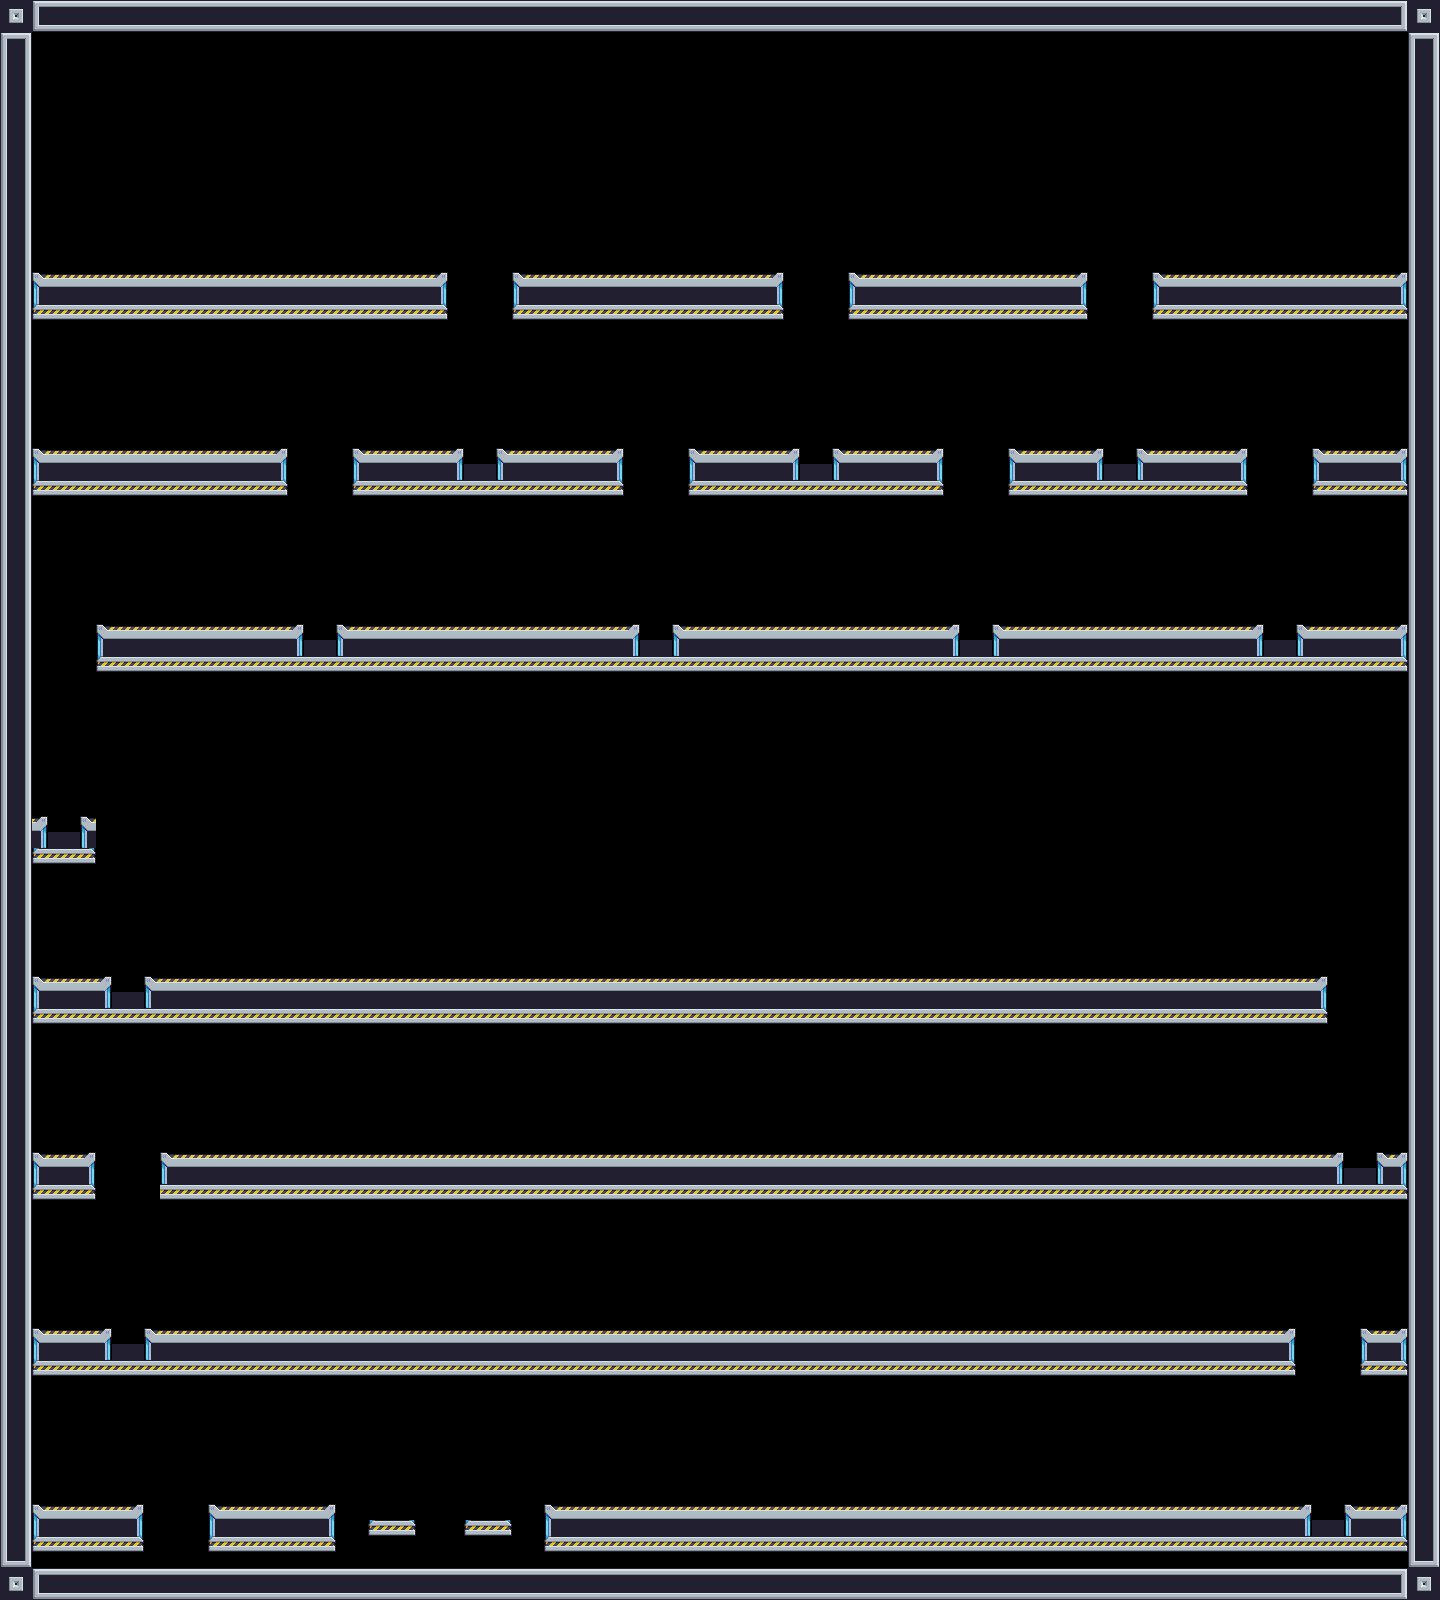

Below is a game level as drawn by its tile map, then a one-line description and the .tmx that defines it (tile-layer data replaced by summaries):
An orthogonal 90x100 tile map with 16x16 px tiles, 1 tile layer (Tile Layer 1).

<map version="1.10" tiledversion="1.11.2" orientation="orthogonal" renderorder="right-down" width="90" height="100" tilewidth="16" tileheight="16" infinite="0" nextlayerid="2" nextobjectid="1">
 <editorsettings>
  <export target="../../../maps/level5_ground.csv" format="csv" />
 </editorsettings>
 <tileset firstgid="1" name="GUI" tilewidth="16" tileheight="16" tilecount="105" columns="15">
  <image source="GUI.png" width="240" height="112" />
 </tileset>
 <layer id="1" name="Tile Layer 1" width="90" height="100">
  <data>[9000 cells, 2358 non-empty, 21 distinct tile ids]</data>
 </layer>
</map>
